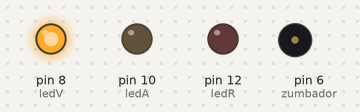
A sketch run on a simulated Arduino Uno, built with avr-gcc and run on an emulated ATmega328P. On the bench: output pins drawn as LEDs (lit = HIGH), buzzer (waves = sounding, pin HIGH).

Above: at 3.0 s.
At 6.5 s:
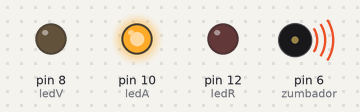
At 7.9 s:
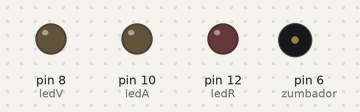
At 10.0 s:
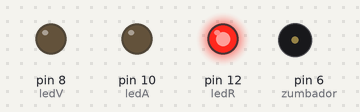
Timing chart, 0 to 15.6 s (numbered marks = the images above):
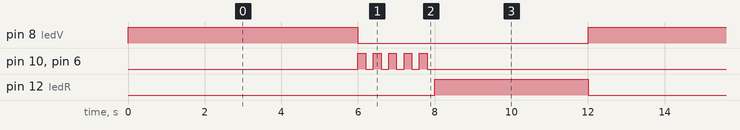

Measured:
- by itself, pin 8 (ledV): alternates HIGH for 6.0 s and LOW for 6.0 s
- by itself, pin 10 (ledA), pin 6 (zumbador): repeats every 12.0 s: 4 × (LOW 0.20 s, HIGH 0.20 s), LOW 10.2 s, HIGH 0.20 s
- by itself, pin 12 (ledR): alternates HIGH for 4.0 s and LOW for 8.0 s

The sketch:

Semaforo.ino
```cpp
/*
  * Funcionamiento: simula un semaforo que enciende y apaga pero con diferecia tanto un zumbador y un led amarillo se enciende repetivamente por 5 veces
  * Fecha de creacion: 26/05/2020
  * */


// declaracion de variables de tipo constante entero
const int ledR = 12; // Led rojo asociado al pin 12
const int ledA = 10; // Led amarillo asociado al pin 10
const int ledV = 8; // Led verde asociado al pin 8

const int zumbador = 6; //zumbador asociado al pin 6

// la fucion setup se ejecuta una sola vez
void setup() {
    // inicializa los pines como salidas digitales
   pinMode (ledR, OUTPUT);
   pinMode (ledA, OUTPUT);
   pinMode (ledV, OUTPUT);
   pinMode (zumbador, OUTPUT);


}

//la funcion loop se ejecuta repetitivamente de forma infinita
void loop() {
  // estado del semaforo verde
   digitalWrite(ledR, LOW);           //establece 0 volt en el pin del led rojo
   digitalWrite(ledA, LOW);           //establece 0 volt en el pin del led amarillo
   digitalWrite(ledV, HIGH);          //establece 5 volt en el pin del led verde
   digitalWrite(zumbador, LOW);       //establece 0 volt en el pin del zumbador
   delay(6000);                       //espera 6 segundos

  //estado del semaforo amarillo
   digitalWrite(ledR, LOW);           //establece 0 volt en el pin del led rojo
   digitalWrite(ledV, LOW);           //establece 0 volt en el pin del led verde
  //bucle de repeticion
  for (int i=0; i<5; i++){
   digitalWrite(ledA, HIGH);         //establece 5 volt en el pin del led amarillo
   digitalWrite(zumbador, HIGH);     //establece 5 volt en el pin del zumbador
   delay(200);                       //espera 0,2 segundos
   digitalWrite(ledA, LOW);          //establece 0 volt en el pin del led amarillo
   digitalWrite(zumbador, LOW);      //establece 0 volt en el pin del zumbador
   delay (200);                      //espera 0,2 segundos
  }

  //estado del semaforo rojo
   digitalWrite(ledR, HIGH);         //establece 5 volt en el pin del led rojo
   digitalWrite(ledA, LOW);          //establece 0 volt en el pin del led amarillo
   digitalWrite(ledV, LOW);          //establece 0 volt en el pin del led verde
   digitalWrite(zumbador, LOW);      //establece 0 volt en el pin del zumbador
   delay(4000);                      //espera 4 segundos
}
```
